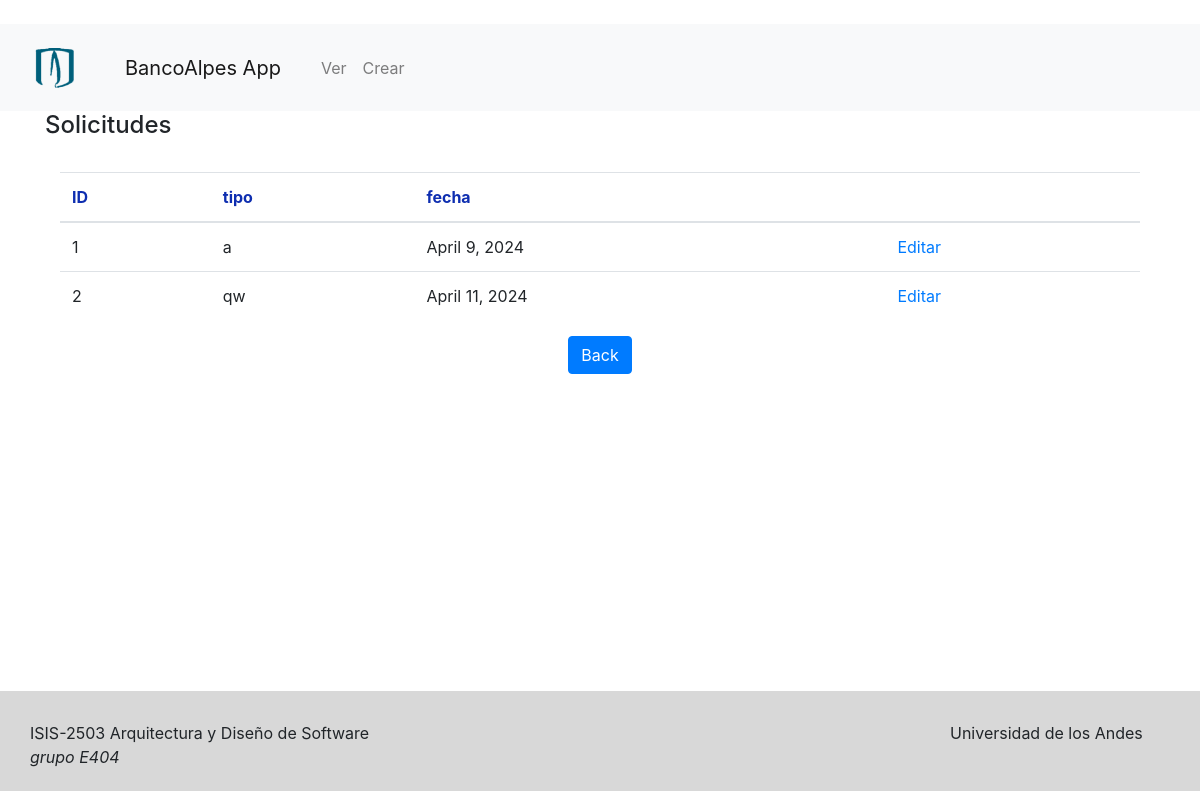
/solicitudes/, run on an earlier commit of the app's database.
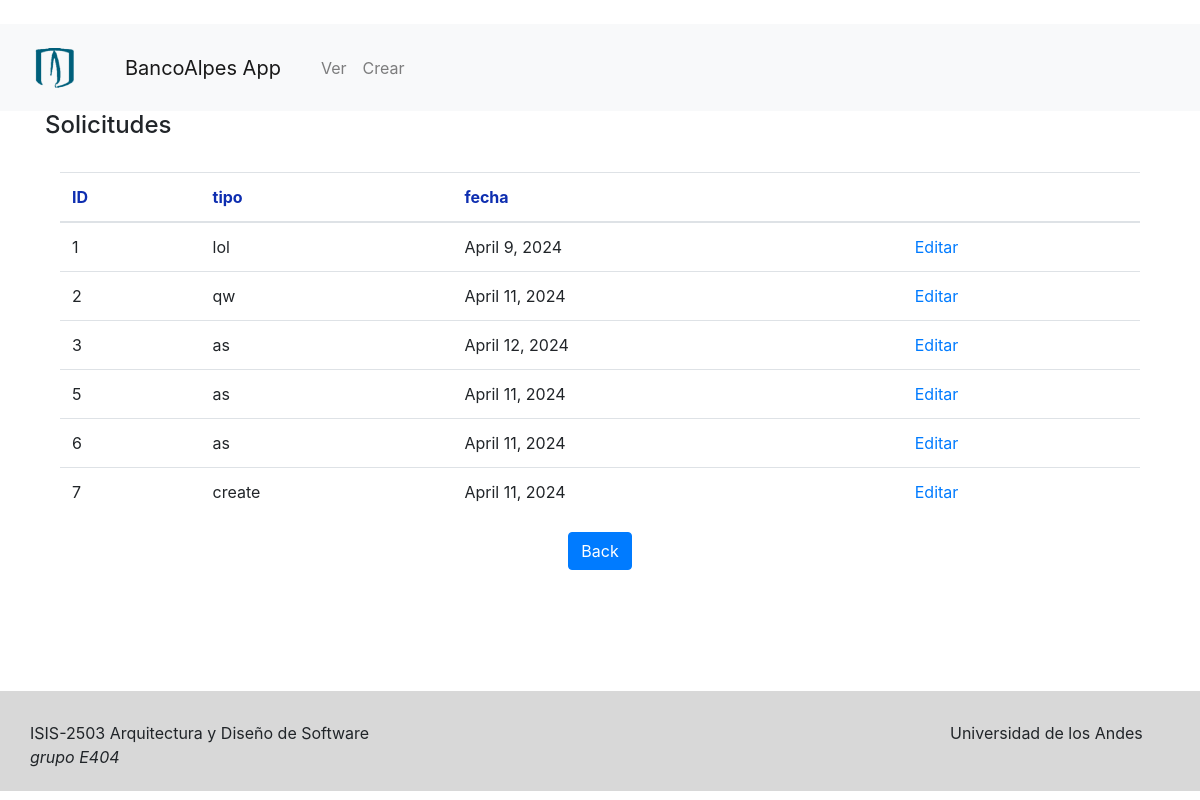
And on a later commit of the database.
### solicitudes/models.py (models this page shows, shortened)
class Solicitud(models.Model):
    id= models.IntegerField(primary_key = True)
    tipo= models.CharField(max_length=50)
    fecha= models.DateField(auto_created=True)   #Fecha de creación

### solicitudes/views.py (the view)
# urls.py: path('solicitudes/', views.solicitud_list, name='solicitudesList'),
def solicitud_list(request):
    solicitudes = get_solicitudes()
    context={'solicitudesList':solicitudes}
    return render(request, 'solicitudes/solicitudes.html',context)

### solicitudes/logic/solicitudes_logic.py (called while the page is built)
def get_solicitudes():
    queryset=Solicitud.objects.all()
    return (queryset)

### solicitudes/templates/solicitudes/solicitudes.html
{% extends 'base.html' %}
{% block content %}
<div class="content">
    <div class="">
        <div class="page-header-title">
            <h4 class="page-title">Solicitudes</h4>
        </div>
    </div>
    <br>
    <div class="page-content-wrapper">
        <div class="container">
            <div class="panel panel-default">
                <div class="panel-body">
                    <table class="table table-hover">
                        <thead>
                        <tr style="color:#0E2EB0">
                            <th font color="red">ID</th>
                            <th>tipo</th>
                            <th>fecha</th>
                            <th></th>
                                              </tr>
                        </thead>
                        <tbody>
                        {% for solicitud in solicitudesList %}
                        <tr>
                            <td>{{solicitud.id}}</td>
                            <td>{{solicitud.tipo}}</td>
                            <td>{{solicitud.fecha}}</td>
                            <td>
                                <a href="{%url 'solicitudesUpdate' solicitud.id %}">
                                Editar
                                </a>
                            </td>
                        </tr>
                        {% endfor %}
                        </tbody>
                    </table>
                    <div style="text-align:center;">
                        <button type="button" class="btn btn-primary waves-effect waves-light"
                                onClick=" window.location.href='/' ">
                            Back
                        </button>
                    </div>
                </div>
            </div>
        </div>
    </div>
</div>
{% endblock %}

### bancoAlpes_app/templates/base.html (shortened to what this page needs)
<!DOCTYPE html>
<html>
    <head>
        <link rel="stylesheet" href="https://stackpath.bootstrapcdn.com/bootstrap/4.1.3/css/bootstrap.min.css">
    </head>
    <body>
        <br>
        <nav class="navbar navbar-expand-lg navbar-light bg-light">
            <nav class="navbar navbar-light bg-light">
                <a class="navbar-brand" href="/">
                <img src="banco-app/bancoAlpes_app/bancoAlpes_app/static/media/logo.png" width="45" height="45" alt="">
                </a>
            </nav>
          <nav class="navbar navbar-light bg-light">
              <a class="navbar-brand" href="/">
                  BancoAlpes App
              </a>
          </nav>
          <div class="collapse navbar-collapse" id="navbarSupportedContent">
            <ul class="navbar-nav mr-auto">
                <li class="nav-item">
                    <a class="nav-link" href="/solicitudes/">Ver</a>
                </li>
                <li class="nav-item">
                    <a class="nav-link" href="/solicitudescreate/">Crear</a>
                </li>
            </ul>
          </div>
        </nav>
        <main>
          <div class="container" style="min-height: 580px;">
          {% block content %}
          {% endblock %}
          </div>
        </main>
    </body>
        <footer style="background-color: #D8D8D8; position: relative; bottom: 0; width: 100%; height: 100px;">
            <div style="padding: 30px">
                <div style="float: left; width: 400px;" >ISIS-2503 Arquitectura y Diseño de Software</div>
                <div style="float: right; width: 220px;" >Universidad de los Andes</div>
                <br>
                <div style="float: left; width: 400px;" ><i>grupo E404</i></div>
            </div>
            <br>
        </footer>
</html>

What changed in the data, as far as the page shows it:
changed Solicitud id 1: tipo "a" → "lol"
added Solicitud: id "3", tipo "as", fecha "April 12, 2024"
added Solicitud: id "5", tipo "as", fecha "April 11, 2024"
added Solicitud: id "6", tipo "as", fecha "April 11, 2024"
added Solicitud: id "7", tipo "create", fecha "April 11, 2024"
